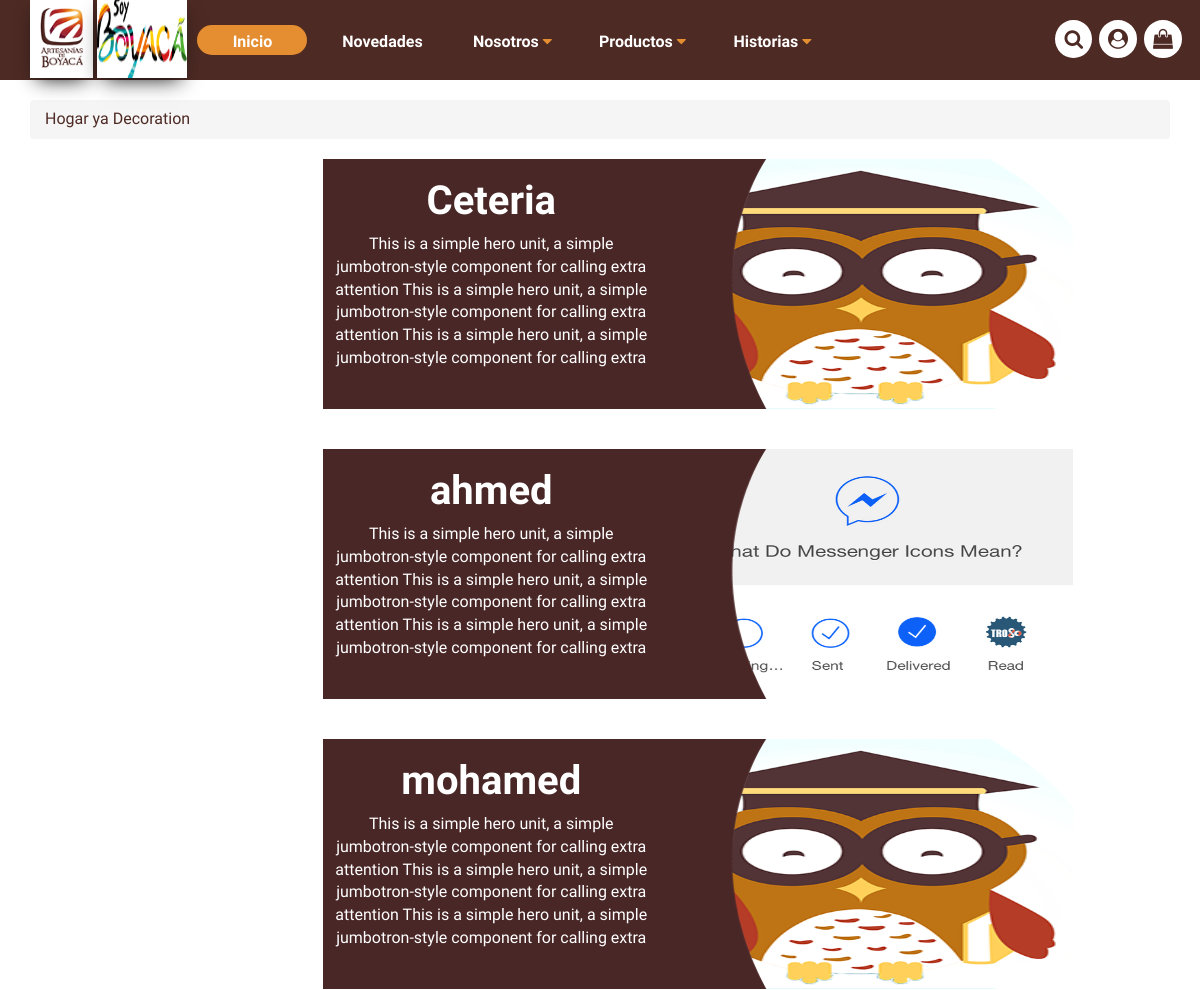
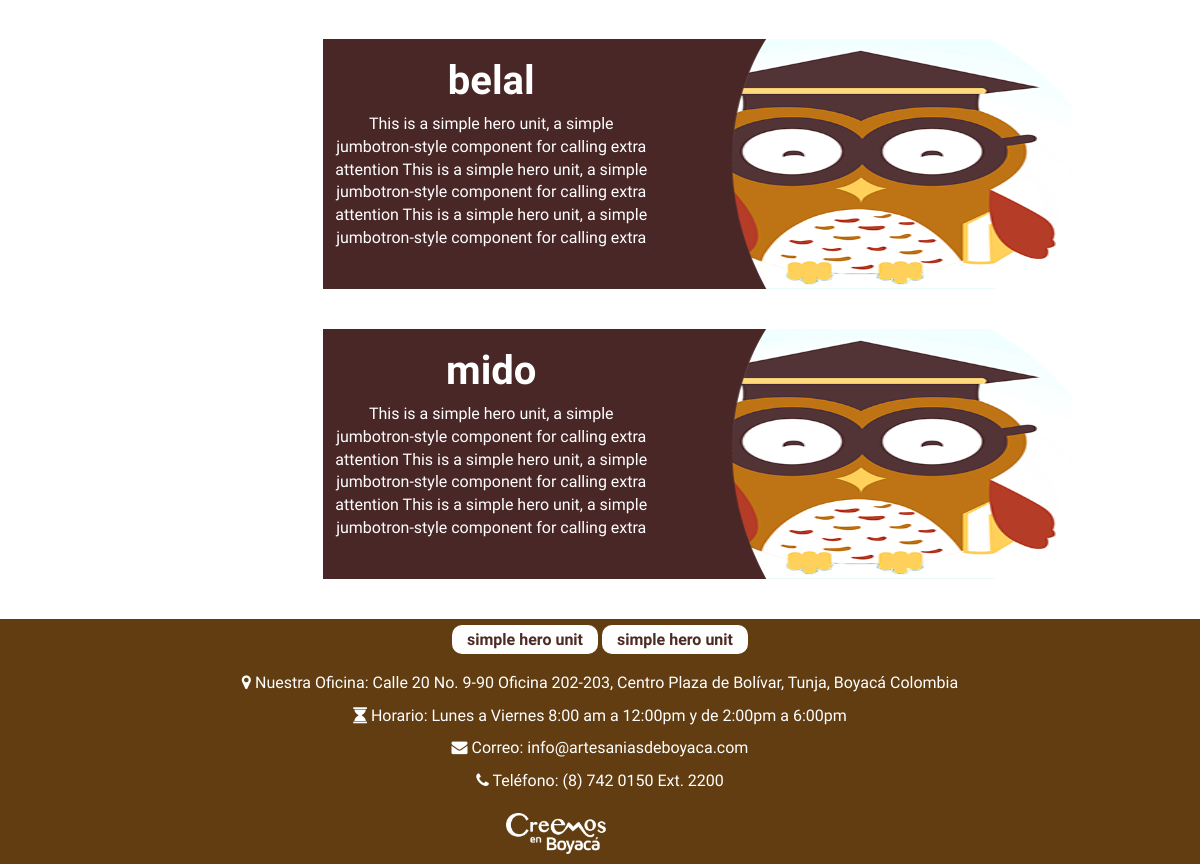
Screenshot of /products/category/2/ with the database file from the repository (2 pictures, top to bottom).
### products/models.py (models this page shows, shortened)
class Category(Model):
    name = models.CharField(max_length=35, help_text=_("Name"), verbose_name=_("Name"))
    description = models.TextField(help_text=_("Description"), verbose_name=_("Description"))
    image = models.ImageField(help_text=_("Image"), verbose_name=_("Image"))
    created_at = models.DateTimeField(auto_now_add=True, help_text=_("Created At"), verbose_name=_("Created At"))
    modified_at = models.DateTimeField(auto_now=True, help_text=_("Modified At"), verbose_name=_("Modified At"))
    class Meta:
        verbose_name = _("Category")
        verbose_name_plural = _("Categories")

class SubCategory(Model):
    category = models.ForeignKey(Category, related_name="subcategories", on_delete=models.SET_NULL, null=True, help_text=_("Category"), verbose_name=_("Category"))
    name = models.CharField(max_length=50, help_text=_("Name"), verbose_name=_("Name"))
    image = models.ImageField(help_text=_("Image"), verbose_name=_("Image"))
    description = models.TextField(help_text=_("Description"), verbose_name=_("Description"))
    created_at = models.DateTimeField(auto_now_add=True, help_text=_("Created At"), verbose_name=_("Created At"))
    modified_at = models.DateTimeField(auto_now=True, help_text=_("Modified At"), verbose_name=_("Modified At"))
    class Meta:
        verbose_name = _("Sub Category")
        verbose_name_plural = _("Sub Categories")

### products/views.py (the view)
# urls.py: path('category/<int:pk>/', sub_categories, name='category'),
def sub_categories(request, pk):
    category = Category.objects.get(id=pk)
    categories = Category.objects.all()
    context = {
        "category": category,
        "categories": categories
    }
    return render(request, 'products/sub_categories.html', context)

### products/templates/products/sub_categories.html (shortened to what this page needs)
{% extends 'start/base.html' %}
{% load static %}
{% block extrainhead %}
<link rel="stylesheet" href={% static "/start/css/style-pages.css" %}>
{% endblock %}
{%block content%}
<div class="page-category">
        <div class="container">
            <ol class="breadcrumb">
                <li>{{category.name}}</li>
            </ol>
            {% for subcategory in category.subcategories.all %}
            <div class="row">
                <div class="col-md-offset-3 col-md-8">
                    <a href="{% url 'products:subcategory' subcategory.id %} ">
                        <div class="gategory">
                            <div class="text-catergory">
                                <h4>{{subcategory.name}}</h4>
                                <p>
                                    {{subcategory.description}}
                                </p>
                            </div>
                            <div class="image-catergory">
                                <img class="img-responsive" src={{subcategory.image.url}} alt="">
                            </div>
                        </div>
                    </a>
                </div>
            </div>
            {% endfor %}
        </div>
    </div>
{%endblock%}

### start/static/start/css/normlize.css (style rules this page uses)
html { line-height: 1.15; -ms-text-size-adjust: 100%; -webkit-text-size-adjust: 100%; }
body { margin: 0; }
img { border-style: none; }

### start/static/start/css/style.css (style rules this page uses)
body { margin: 0; padding: 0; font-size: 16px; background: url(../img/Artboard.png); background-color: #fff; color: #4e2a24; font-family: 'Exo', sans-serif; }

### start/static/start/css/style-pages.css (style rules this page uses)
.page-category { padding-top: 100px; }
.page-category .gategory { width: 100%; height: 250px; margin-bottom: 40px; }
.page-category .gategory .image-catergory { width: 55%; height: 100%; float: right; }
.page-category .gategory .image-catergory img { width: 100%; height: 100%; }
.page-category .gategory .text-catergory { width: 45%; height: 100%; display: inline-block; background-color: #4a2727; color: #fff; padding: 10px; text-align: center; }
.page-category .gategory .text-catergory h4 { font-size: 40px; font-weight: 600; }
.page-category .gategory .text-catergory:before { position: absolute; content: ""; background: url(../img/after.png) no-repeat 50% 50%; content: ""; height: 250px; width: 108px; left: 45%; top: 0px; background-size: cover; z-index: 1; }

### rows the page displays
Category: name "Hogar ya Decoration"
SubCategory: name "Ceteria", description "This is a simple hero unit, a simple jumbotron-style component for calling extra attention This is a simple hero unit, a simple jumbotron-style component for calling extra attention This is a simple hero unit, a simple jumbotron-style component for calling extra", image (picture)
SubCategory: name "ahmed", description "This is a simple hero unit, a simple jumbotron-style component for calling extra attention This is a simple hero unit, a simple jumbotron-style component for calling extra attention This is a simple hero unit, a simple jumbotron-style component for calling extra", image (picture)
SubCategory: name "mohamed", description "This is a simple hero unit, a simple jumbotron-style component for calling extra attention This is a simple hero unit, a simple jumbotron-style component for calling extra attention This is a simple hero unit, a simple jumbotron-style component for calling extra", image (picture)
SubCategory: name "belal", description "This is a simple hero unit, a simple jumbotron-style component for calling extra attention This is a simple hero unit, a simple jumbotron-style component for calling extra attention This is a simple hero unit, a simple jumbotron-style component for calling extra", image (picture)
SubCategory: name "mido", description "This is a simple hero unit, a simple jumbotron-style component for calling extra attention This is a simple hero unit, a simple jumbotron-style component for calling extra attention This is a simple hero unit, a simple jumbotron-style component for calling extra", image (picture)
